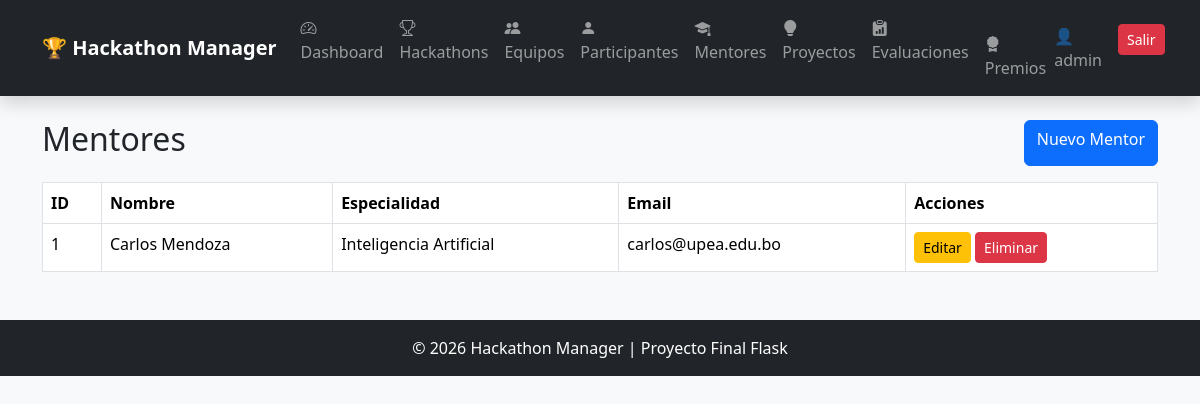
Page /mentores (signed in) on the committed database.
### app/models/usuario.py (models this page shows, shortened)
class Usuario(UserMixin, db.Model):
    __tablename__ = "usuarios"
    id = db.Column(
        db.Integer,
        primary_key=True
    )
    nombre = db.Column(
        db.String(100),
        nullable=False
    )
    email = db.Column(
        db.String(100),
        unique=True,
        nullable=False
    )
    username = db.Column(
        db.String(50),
        unique=True,
        nullable=False
    )
    password = db.Column(
        db.String(255),
        nullable=False
    )
    rol_id = db.Column(
        db.Integer,
        db.ForeignKey("roles.id"),
        nullable=False
    )

### app/models/mentor.py (models this page shows, shortened)
class Mentor(db.Model):
    __tablename__ = "mentores"
    id = db.Column(
        db.Integer,
        primary_key=True
    )
    nombre = db.Column(
        db.String(100),
        nullable=False
    )
    especialidad = db.Column(
        db.String(100),
        nullable=False
    )
    email = db.Column(
        db.String(120),
        nullable=False
    )

### app/mentores/routes.py (the view)
@mentor_bp.route("/mentores")
@login_required
def listar_mentores():
    mentores = Mentor.query.all()
    return render_template(
        "mentores/listar.html",
        mentores=mentores
    )

### app/templates/mentores/listar.html (shortened to what this page needs)
{% extends 'base.html' %}
{% block content %}
<div class="d-flex justify-content-between mb-3">
    <h2>Mentores</h2>
    <a
        href="/mentores/nuevo"
        class="btn btn-primary">
        Nuevo Mentor
    </a>
</div>
<table class="table table-bordered">
    <thead>
        <tr>
            <th>ID</th>
            <th>Nombre</th>
            <th>Especialidad</th>
            <th>Email</th>
            <th>Acciones</th>
        </tr>
    </thead>
    <tbody>
        {% for mentor in mentores %}
        <tr>
            <td>{{ mentor.id }}</td>
            <td>{{ mentor.nombre }}</td>
            <td>{{ mentor.especialidad }}</td>
            <td>{{ mentor.email }}</td>
            <td>
    <a
        href="/mentores/editar/{{ mentor.id }}"
        class="btn btn-warning btn-sm">
        Editar
    </a>
    <a
        href="/mentores/eliminar/{{ mentor.id }}"
        class="btn btn-danger btn-sm">
        Eliminar
    </a>
</td>
        </tr>
        {% endfor %}
    </tbody>
</table>
{% endblock %}

### app/templates/base.html (shortened to what this page needs)
<!DOCTYPE html>
<html lang="es">
<head>
    <link href="https://cdn.jsdelivr.net/npm/bootstrap@5.3.7/dist/css/bootstrap.min.css"
          rel="stylesheet">
    <link rel="stylesheet"
          href="https://cdn.jsdelivr.net/npm/bootstrap-icons@1.11.3/font/bootstrap-icons.min.css">
    <link
rel="stylesheet"
href="{{ url_for('static', filename='css/style.css') }}">
</head>
<body class="bg-light">
<nav class="navbar navbar-expand-lg navbar-dark bg-dark shadow">
    <div class="container">
        <a class="navbar-brand fw-bold"
           href="/">
            🏆 Hackathon Manager
        </a>
        <div class="collapse navbar-collapse"
             id="menu">
            <ul class="navbar-nav me-auto">
                {% if current_user.is_authenticated %}
                <li class="nav-item">
                    <a class="nav-link" href="/dashboard">
                        <i class="bi bi-speedometer2"></i>
                        Dashboard
                    </a>
                </li>
                <li class="nav-item">
                    <a class="nav-link" href="/hackathons">
                        <i class="bi bi-trophy"></i>
                        Hackathons
                    </a>
                </li>
                <li class="nav-item">
                    <a class="nav-link" href="/equipos">
                        <i class="bi bi-people-fill"></i>
                        Equipos
                    </a>
                </li>
                <li class="nav-item">
                    <a class="nav-link" href="/participantes">
                        <i class="bi bi-person-fill"></i>
                        Participantes
                    </a>
                </li>
                <li class="nav-item">
                    <a class="nav-link" href="/mentores">
                        <i class="bi bi-mortarboard-fill"></i>
                        Mentores
                    </a>
                </li>
                <li class="nav-item">
                    <a class="nav-link" href="/proyectos">
                        <i class="bi bi-lightbulb-fill"></i>
                        Proyectos
                    </a>
                </li>
                <li class="nav-item">
                    <a class="nav-link" href="/evaluaciones">
                        <i class="bi bi-clipboard-data-fill"></i>
                        Evaluaciones
                        <li class="nav-item">
    <a class="nav-link" href="/premios">
        <i class="bi bi-award-fill"></i>
        Premios
    </a>
</li>
                    </a>
                </li>
                {% endif %}
            </ul>
            <ul class="navbar-nav">
                {% if current_user.is_authenticated %}
                <li class="nav-item">
                    <span class="navbar-text me-3">
                        👤 {{ current_user.username }}
                    </span>
                </li>
                <li class="nav-item">
                    <a class="btn btn-danger btn-sm"
                       href="/logout">
                        Salir
                    </a>
                </li>
                {% endif %}
            </ul>
        </div>
    </div>
</nav>
<div class="container mt-4">
    {% block content %}
    {% endblock %}
</div>
<footer class="bg-dark text-white text-center mt-5 p-3">
    © 2026 Hackathon Manager | Proyecto Final Flask
</footer>
</body>
</html>

### app/static/css/style.css (style rules this page uses)
body { background:#f4f7fc; }

### rows in the picture
Usuario: username "admin"
Mentor: id "1", nombre "Carlos Mendoza", especialidad "Inteligencia Artificial", email "carlos@upea.edu.bo"
